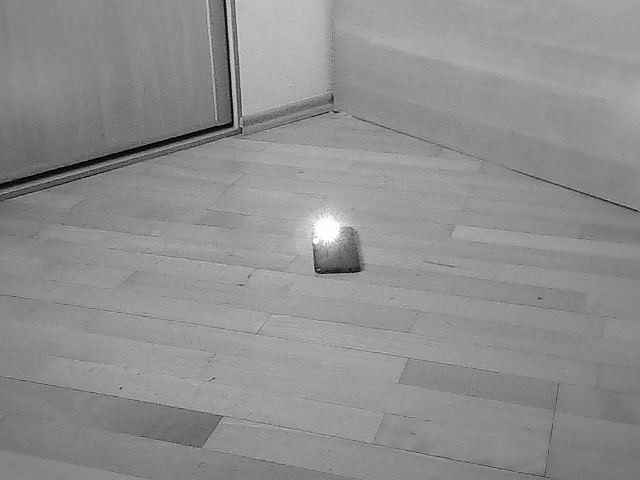
#> input picture imgs/im2.jpg, 640 x 480 px
$ python imade_prosess.py
#> lines starting #> are read from the running program, lines starting #| are printed output that depends on the picture; after the words box and inside, x2 and y2 are one past the last pixel; in counts of white or black regions, pixels touching at a corner belong together
import numpy as np
import cv2

img = cv2.imread('imgs/im2.jpg', cv2.COLOR_BGR2GRAY)
#> img is the input picture: shape (480, 640); min 0, max 255, mean 142.7
r, imgf = cv2.threshold(img, 230, 255, cv2.THRESH_BINARY)
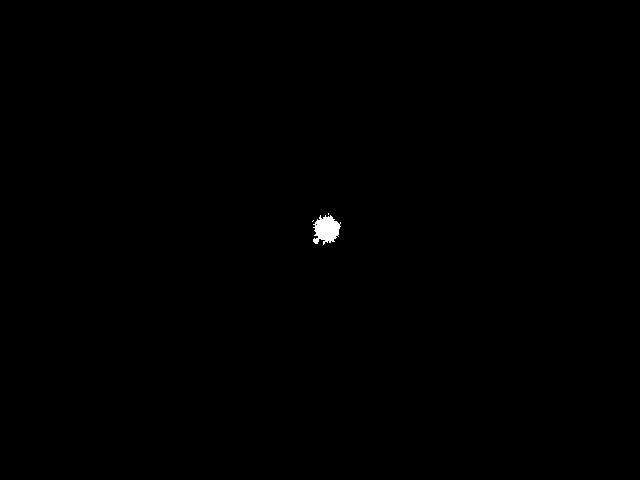
#> imgf: shape (480, 640); 0.18% white; 3 white regions (2 under 20 px), largest, box (x1, y1, x2, y2) and area: (313, 215, 341, 245) 556
M = cv2.moments(imgf)
#> M = moments, m00 142800, centre m10/m00, m01/m00 = (326, 229.2)
cX = int(M['m10'] / M['m00'])
#> cX = 325
cY = int(M['m01'] / M['m00'])
#> cY = 229

print('X : ', cX, ' Y : ', cY)
#| X :  325  Y :  229
cv2.circle(imgf, (cX, cY), 5, (0, 0, 0), -1)
#> imgf: shape (480, 640); 0.16% white; 3 white regions (2 under 20 px), largest, box (x1, y1, x2, y2) and area: (313, 215, 341, 245) 475

cv2.imshow('im2', img)
cv2.imshow('om1', imgf)

cv2.waitKey(0)
cv2.destroyAllWindows()
